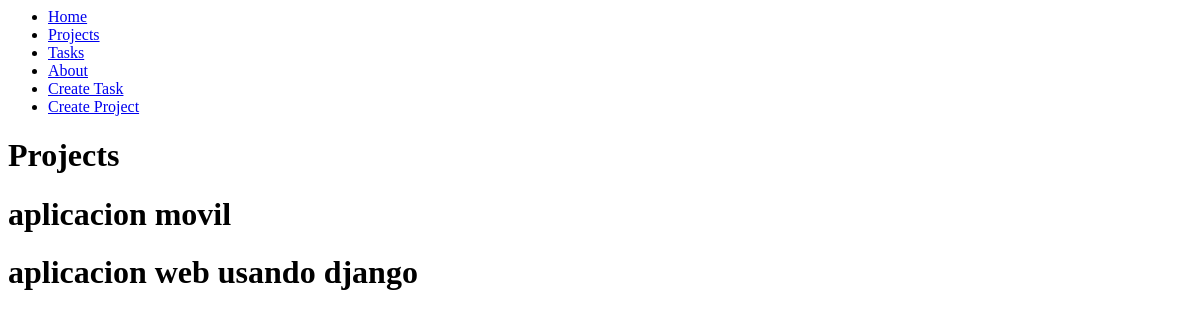
The page /projects/ on the database as committed earlier.
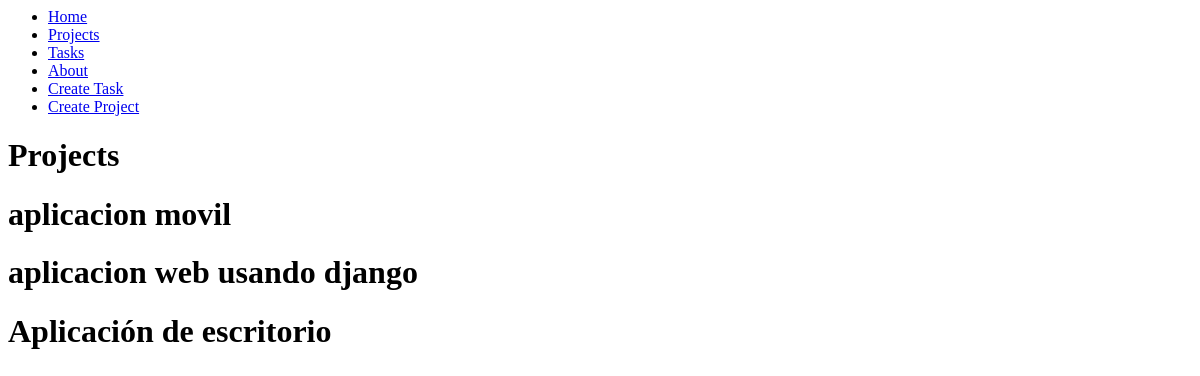
The same page on the database as committed later.
### myapp/models.py (models this page shows, shortened)
class Project(models.Model):
    name = models.CharField(max_length=200)

### myapp/views.py (the view)
# urls.py: path('projects/', views.projects, name='projects'),
def projects(requests):
    projects = Project.objects.all()
    return render(requests, 'projects/projects.html', {'projects':projects})

### myapp/templates/projects/projects.html
{% extends 'layouts/base.html' %}
{% block content %}
<h1>Projects</h1>
{% for project in projects  %}
<div>
    <h1>{{project.name}}</h1>
</div>
{% endfor %}
{% endblock %}

Rows that differ between the two databases and show on the page:
added Project: name "Aplicación de escritorio"
